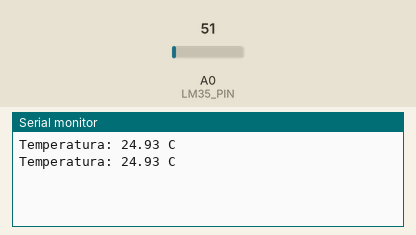
Recording of a sketch running on a simulated Arduino Uno, built with avr-gcc and run on an emulated ATmega328P. Shown: the last lines printed to the serial monitor. The inputs (shaded band) are chosen by the test bench; at power-on: A0 (LM35_PIN) = 51.

Above: at 1.8 s.
1.9 s: A0 (LM35_PIN) set to 61
At 2.8 s:
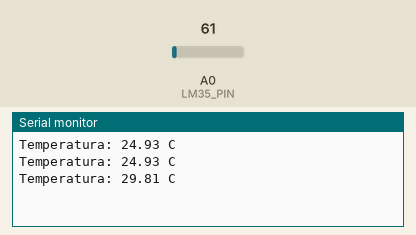
3.4 s: A0 (LM35_PIN) set to 71
At 4.8 s:
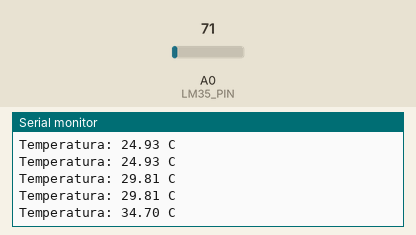
Timing chart, 0 to 6.4 s (numbered marks = the images above; inputs shaded):
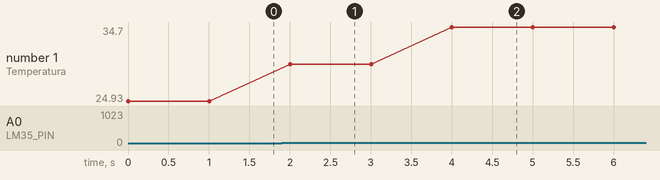

Measured:
- after the input at 1.9 s, the serial monitor: prints a new line after 0.10 s (image 1)
- after the input at 3.4 s, the serial monitor: prints a new line after 0.60 s (image 2)
- plotted number 1: 24.93 → 29.81 after the input at 1.9 s, 29.81 → 34.7 after the input at 3.4 s

The sketch:

tem.ino
```cpp
#define LM35_PIN A0

void setup() {
  Serial.begin(9600);
}

void loop() {
  int lectura = analogRead(LM35_PIN);

  // Convertir lectura ADC (0-1023) a voltaje (0-5V),
  // y voltaje a temperatura (LM35: 10mV por cada °C)
  float voltaje = lectura * (5.0 / 1023.0);
  float temperaturaC = voltaje * 100.0;

  Serial.print("Temperatura: ");
  Serial.print(temperaturaC);
  Serial.println(" C");

  delay(1000);
}
```
